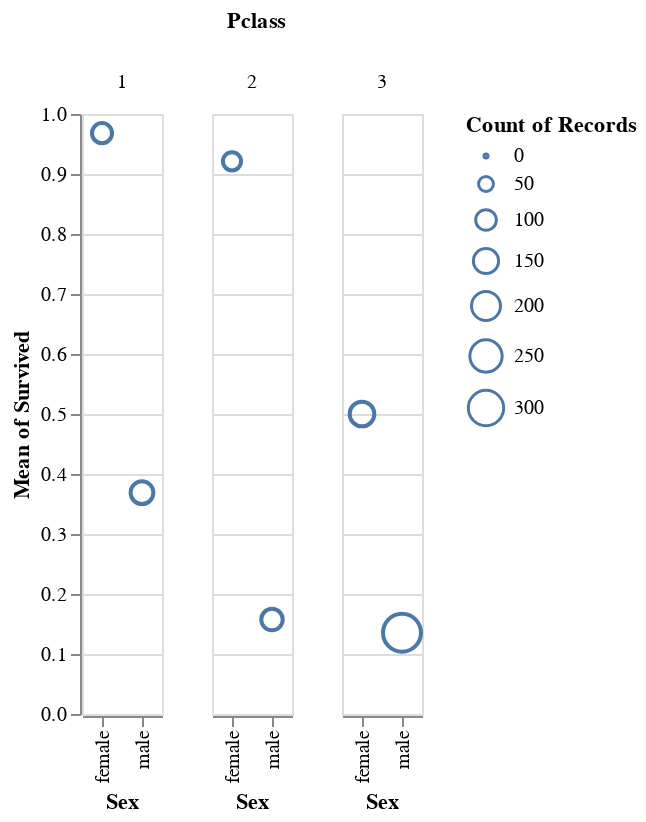

Notebook cell for this chart:
### Markdown cell above
**Size**

### Code cell
# In the graph below:
#  Proportion survived is encoded to the y-axis
#  Sex is encoded to the x-axis
#  Pclass is encoded to facet column
#  Number of passengers is encoded to size of mark

alt.Chart(titanic).mark_point().encode(
    y='mean(Survived)',
    x='Sex',
    column='Pclass:O',
    size='count()'
)

### Figure 1 — Vega-Lite specification as saved in the notebook (floating-point values rounded to 4 significant figures; data arrays with more than 128 entries replaced by an {"elided": "..."} marker saying what was removed)
{"config": {"view": {"continuousWidth": 300, "continuousHeight": 300}}, "data": {"name": "data-93290830beea3a875eeab316df346c54"}, "mark": {"type": "point"}, "encoding": {"column": {"field": "Pclass", "type": "ordinal"}, "size": {"aggregate": "count", "type": "quantitative"}, "x": {"field": "Sex", "type": "nominal"}, "y": {"aggregate": "mean", "field": "Survived", "type": "quantitative"}}, "$schema": "https://vega.github.io/schema/vega-lite/v5.8.0.json", "datasets": {"data-93290830beea3a875eeab316df346c54": {"elided": "891 records"}}}
